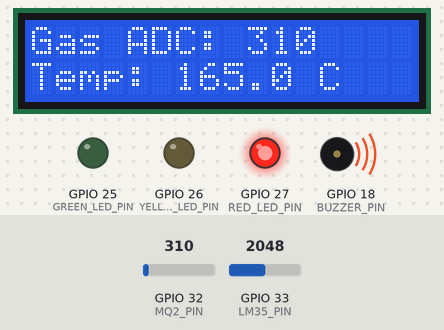
Bench run of a program on a simulated ESP32. Parts: 16×2 character LCD, output pins drawn as LEDs (lit = HIGH), buzzer (waves = sounding, pin HIGH). Inputs (shaded band) come from the test bench; at power-on: GPIO 33 (LM35_PIN) = 2048, GPIO 32 (MQ2_PIN) = 310 (analog values on the 0–4095 scale). WiFi joins after 1.5 s; servers stay silent unless stated; what the program prints to the serial monitor is not drawn.

Above: at 3.1 s.
3.2 s: GPIO 33 (LM35_PIN) set to 652
At 5.2 s:
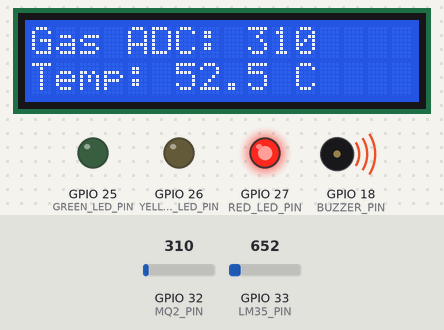
5.5 s: GPIO 33 (LM35_PIN) set to 579
At 6.9 s:
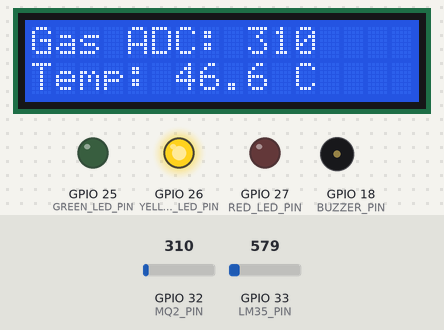
7.5 s: GPIO 33 (LM35_PIN) set to 462
At 8.4 s:
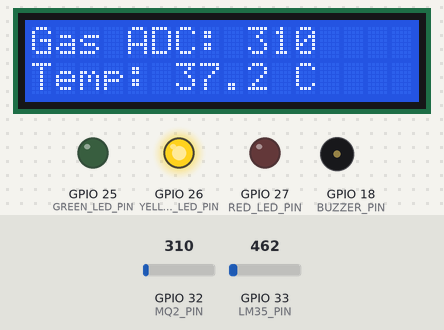
9.5 s: GPIO 33 (LM35_PIN) set to 404
At 11.2 s:
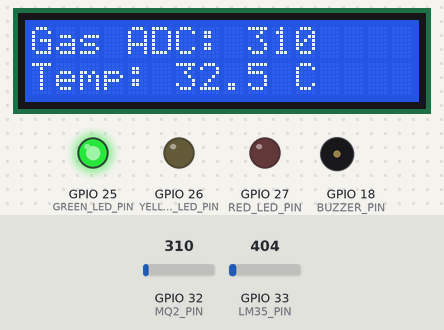
11.5 s: GPIO 32 (MQ2_PIN) set to 372
At 12.7 s:
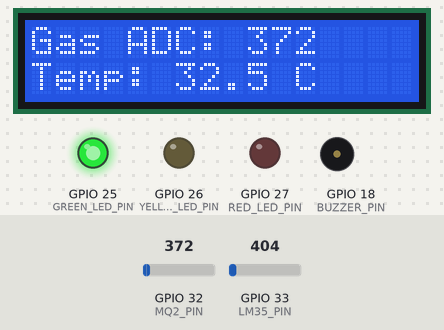
13.5 s: GPIO 32 (MQ2_PIN) set to 434
At 15.4 s:
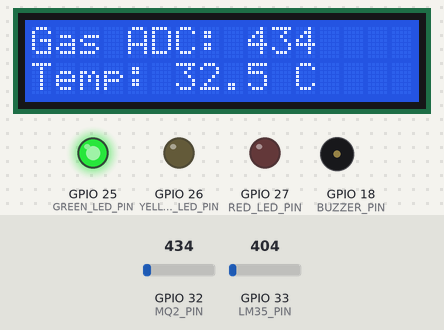
Timing chart, 0 to 16.5 s (numbered marks = the images above; inputs shaded):
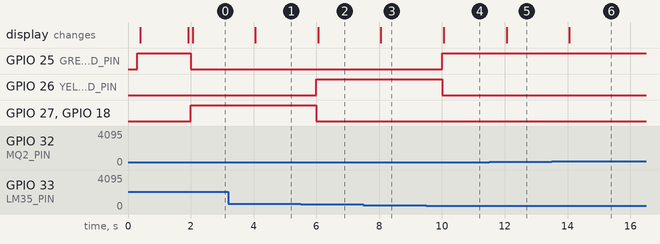

Measured:
- the behaviour switches between 621 and 620 on GPIO 33 (LM35_PIN) (found by bisection; images 1 and 2)
- the behaviour switches between 435 and 434 on GPIO 33 (LM35_PIN) (found by bisection; images 3 and 4)
- after the input at 3.2 s, the display: changes after 0.86 s (image 1)
- after the input at 5.5 s, GPIO 26 (YELLOW_LED_PIN): LOW → HIGH after 0.50 s; GPIO 27 (RED_LED_PIN), GPIO 18 (BUZZER_PIN): HIGH → LOW after 0.50 s; the display: changes after 0.56 s (image 2)
- after the input at 7.5 s, the display: changes after 0.56 s (image 3)
- after the input at 9.5 s, GPIO 25 (GREEN_LED_PIN): LOW → HIGH after 0.50 s; GPIO 26 (YELLOW_LED_PIN): HIGH → LOW after 0.50 s; the display: changes after 0.56 s (image 4)
- after the input at 11.5 s, the display: changes after 0.56 s (image 5)
- after the input at 13.5 s, the display: changes after 0.56 s (image 6)

The program:

main.cpp
```cpp
#include <Arduino.h>
#include <Wire.h>
#include <WiFi.h>
#include <WebServer.h>
#include <LiquidCrystal_I2C.h>

// Enter your Wi-Fi credentials locally.
// Do not share your Wi-Fi password publicly.
const char* WIFI_SSID = "Vivo Y21 5g";
const char* WIFI_PASSWORD = "12345678";

// Hardware pins
const int MQ2_PIN = 32;
const int LM35_PIN = 33;
const int SDA_PIN = 21;
const int SCL_PIN = 22;
const int BUZZER_PIN = 18;

const int GREEN_LED_PIN = 25;
const int YELLOW_LED_PIN = 26;
const int RED_LED_PIN = 27;

// Physical buzzer is still disconnected
const bool BUZZER_CONNECTED = true;

LiquidCrystal_I2C lcd(0x27, 16, 2);
WebServer server(80);

// Demonstration thresholds, not certified safety limits
const int GAS_ELEVATED_ADC = 1000;
const int GAS_CRITICAL_ADC = 1800;
const float ELEVATED_TEMP_C = 35.0;
const float CRITICAL_TEMP_C = 50.0;

const unsigned long SAMPLE_INTERVAL_MS = 2000;
unsigned long previousMillis = 0;

enum HazardLevel { NORMAL, ELEVATED, CRITICAL };

int gasADC = 0;
float temperatureC = 0.0;
HazardLevel hazardLevel = NORMAL;
bool readingsAvailable = false;

// ---------------- Dashboard HTML ----------------
const char INDEX_HTML[] PROGMEM = R"HTML(
<!DOCTYPE html>
<html lang="en">
<head>
<meta charset="UTF-8">
<meta name="viewport" content="width=device-width,initial-scale=1">
<title>Industrial Safety Monitor</title>
<style>
*{box-sizing:border-box}
body{margin:0;background:#0b1220;color:#e8eef8;font-family:Arial,sans-serif}
header{padding:22px;background:#152238;border-bottom:1px solid #334155}
main{max-width:1050px;margin:auto;padding:16px}
h1{font-size:24px;margin:0 0 7px}
h2{font-size:17px;margin:0 0 18px}
.muted{color:#aab8cc;font-size:13px}
#connection{display:inline-block;margin-top:12px;padding:7px 12px;
border-radius:20px;background:#334155;font-size:13px}
.grid{display:grid;grid-template-columns:repeat(auto-fit,minmax(220px,1fr));
gap:14px;margin:16px 0}
.card{background:#17253a;border:1px solid #34435b;border-radius:13px;
padding:18px;min-width:0}
.value{font-size:29px;font-weight:bold;margin:13px 0}
.normal{color:#4ade80}
.elevated{color:#facc15}
.critical{color:#fb7185}
#hazardBanner{padding:15px;border-radius:10px;background:#243449;
border-left:5px solid #94a3b8;margin-top:18px}
#hazard{font-size:23px;font-weight:bold;margin:6px 0}
.ledrow{display:flex;align-items:center;gap:9px;margin:16px 0}
.dot{width:13px;height:13px;border-radius:50%;background:#64748b;flex:none}
.dot.on{background:#4ade80;box-shadow:0 0 9px #4ade80}
canvas{display:block;width:100%;height:210px}
footer{font-size:12px;color:#9aabc1;line-height:1.7;padding:16px 0}
</style>
</head>
<body>
<header>
  <h1>Industrial Safety Monitor</h1>
  <div class="muted">Gas Leak &amp; Thermal Escalation Warning System</div>
  <span id="connection">Connecting to ESP32...</span>
</header>
<main>
  <div id="hazardBanner">
    <div class="muted">CURRENT HAZARD LEVEL</div>
    <div id="hazard">WAITING FOR DATA</div>
    <div id="hazardNote" class="muted">Receiving first sensor sample...</div>
  </div>

  <div class="grid">
    <section class="card">
      <div class="muted">MQ-2 Gas Sensor</div>
      <div id="gas" class="value">--</div>
      <div class="muted">ADC reading (0–4095), not ppm</div>
    </section>
    <section class="card">
      <div class="muted">LM35 Temperature</div>
      <div id="temp" class="value">-- °C</div>
      <div class="muted">Temperature reading</div>
    </section>
    <section class="card">
      <div class="muted">Buzzer Command</div>
      <div id="buzzer" class="value">--</div>
      <div id="buzzerNote" class="muted">Physical buzzer disconnected</div>
    </section>
  </div>

  <div class="grid">
    <section class="card">
      <h2>Warning LED States</h2>
      <div class="ledrow"><span id="greenDot" class="dot"></span>
        Green LED: <b id="green">--</b></div>
      <div class="ledrow"><span id="yellowDot" class="dot"></span>
        Yellow LED: <b id="yellow">--</b></div>
      <div class="ledrow"><span id="redDot" class="dot"></span>
        Red LED: <b id="red">--</b></div>
    </section>
    <section class="card">
      <h2>Connection Information</h2>
      <p>ESP32: <b id="esp">Connecting</b></p>
      <p>Sample interval: <b>2 seconds</b></p>
      <p>Last update: <b id="updated">--</b></p>
      <p class="muted">Charts show the last 60 browser samples.</p>
    </section>
  </div>

  <div class="grid">
    <section class="card">
      <h2>Gas Reading Trend</h2>
      <canvas id="gasChart"></canvas>
      <div class="muted">MQ-2 ADC values</div>
    </section>
    <section class="card">
      <h2>Temperature Trend</h2>
      <canvas id="tempChart"></canvas>
      <div class="muted">Degrees Celsius</div>
    </section>
  </div>

  <footer>
    Educational prototype only. Sensor thresholds require proper calibration.
    MQ-2 ADC readings are not gas concentration in ppm. The buzzer command
    does not confirm a physical alarm. Do not use this prototype as a
    certified industrial safety system.
  </footer>
</main>

<script>
const gasHistory = [];
const tempHistory = [];
const MAX_POINTS = 60;
let lastSampleKey = '';

function drawChart(id, values, unit) {
  const canvas = document.getElementById(id);
  const width = Math.max(220, canvas.clientWidth);
  const height = 210;
  const dpr = window.devicePixelRatio || 1;

  canvas.width = Math.round(width * dpr);
  canvas.height = Math.round(height * dpr);

  const ctx = canvas.getContext('2d');
  ctx.setTransform(dpr, 0, 0, dpr, 0, 0);
  ctx.clearRect(0, 0, width, height);

  const left = 42, right = 12, top = 18, bottom = 28;
  const plotW = width - left - right;
  const plotH = height - top - bottom;

  if (plotW <= 0 || plotH <= 0) return;

  let min = 0, max = 100;
  if (values.length) {
    min = Math.min(...values);
    max = Math.max(...values);
    if (max === min) {
      const padding = Math.max(Math.abs(max) * 0.1, 1);
      min -= padding;
      max += padding;
    } else {
      const padding = (max - min) * 0.15;
      min -= padding;
      max += padding;
    }
    if (id === 'gasChart') min = Math.max(0, min);
  }

  ctx.font = '11px Arial';
  ctx.fillStyle = '#aab8cc';
  ctx.strokeStyle = '#34435b';
  ctx.lineWidth = 1;

  for (let i = 0; i <= 4; i++) {
    const y = top + plotH * i / 4;
    const val = max - (max - min) * i / 4;
    ctx.beginPath();
    ctx.moveTo(left, y);
    ctx.lineTo(width - right, y);
    ctx.stroke();
    ctx.fillText(val.toFixed(unit === '°C' ? 1 : 0), 2, y + 4);
  }

  if (!values.length) {
    ctx.fillText('Waiting for samples...', left + 5, top + plotH / 2);
    return;
  }

  ctx.strokeStyle = '#60a5fa';
  ctx.lineWidth = 2;
  ctx.beginPath();

  values.forEach((value, index) => {
    const x = left + (values.length === 1 ? plotW / 2 :
      index * plotW / (MAX_POINTS - 1));
    const y = top + plotH - ((value - min) / (max - min)) * plotH;
    if (index === 0) ctx.moveTo(x, y);
    else ctx.lineTo(x, y);
  });
  ctx.stroke();

  const last = values[values.length - 1];
  const lastX = left + (values.length === 1 ? plotW / 2 :
    (values.length - 1) * plotW / (MAX_POINTS - 1));
  const lastY = top + plotH - ((last - min) / (max - min)) * plotH;

  ctx.fillStyle = '#60a5fa';
  ctx.beginPath();
  ctx.arc(lastX, lastY, 3.5, 0, Math.PI * 2);
  ctx.fill();
}

function updateLED(name, isOn) {
  document.getElementById(name).textContent = isOn ? 'ON' : 'OFF';
  document.getElementById(name + 'Dot').className =
    'dot' + (isOn ? ' on' : '');
}

async function refresh() {
  try {
    const response = await fetch('/api', {cache:'no-store'});
    if (!response.ok) throw new Error('HTTP ' + response.status);
    const d = await response.json();

    document.getElementById('connection').textContent = 'ESP32 ONLINE';
    document.getElementById('esp').textContent = 'Online';
    document.getElementById('esp').className = 'normal';

    if (!d.readingsAvailable) return;

    document.getElementById('gas').textContent = d.gasADC;
    document.getElementById('temp').textContent =
      Number(d.temperatureC).toFixed(1) + ' °C';

    const hazard = document.getElementById('hazard');
    hazard.textContent = d.hazard;
    hazard.className = d.hazard.toLowerCase();

    const banner = document.getElementById('hazardBanner');
    const styles = {
      NORMAL: ['#163a2b', '#4ade80', 'No configured threshold exceeded'],
      ELEVATED: ['#40371a', '#facc15', 'Elevated warning threshold reached'],
      CRITICAL: ['#451f2a', '#fb7185', 'Critical warning threshold reached']
    };
    const style = styles[d.hazard] || styles.NORMAL;
    banner.style.background = style[0];
    banner.style.borderLeftColor = style[1];
    document.getElementById('hazardNote').textContent = style[2];

    document.getElementById('buzzer').textContent =
      d.buzzerCommand ? 'ALARM REQUESTED' : 'OFF';
    document.getElementById('buzzer').className =
      'value ' + (d.buzzerCommand ? 'critical' : 'normal');
    document.getElementById('buzzerNote').textContent =
      d.buzzerConnected ? 'Hardware configured as connected' :
      'Physical buzzer disconnected; no sound confirmed';

    updateLED('green', d.leds.green);
    updateLED('yellow', d.leds.yellow);
    updateLED('red', d.leds.red);

    // Add a chart point only once for each new ESP32 sample.
    const sampleKey = d.sampleId;
    if (sampleKey !== lastSampleKey) {
      lastSampleKey = sampleKey;
      gasHistory.push(Number(d.gasADC));
      tempHistory.push(Number(d.temperatureC));
      if (gasHistory.length > MAX_POINTS) gasHistory.shift();
      if (tempHistory.length > MAX_POINTS) tempHistory.shift();
      drawChart('gasChart', gasHistory, '');
      drawChart('tempChart', tempHistory, '°C');
    }

    document.getElementById('updated').textContent =
      new Date().toLocaleTimeString();
  } catch (error) {
    document.getElementById('connection').textContent =
      'CONNECTION LOST';
    document.getElementById('esp').textContent = 'Offline / unreachable';
    document.getElementById('esp').className = 'critical';
  }
}

window.addEventListener('resize', () => {
  drawChart('gasChart', gasHistory, '');
  drawChart('tempChart', tempHistory, '°C');
});

refresh();
setInterval(refresh, 2000);
</script>
</body>
</html>
)HTML";

// ---------------- Sensor and server logic ----------------

const char* hazardName(HazardLevel level) {
    switch (level) {
        case NORMAL: return "NORMAL";
        case ELEVATED: return "ELEVATED";
        case CRITICAL: return "CRITICAL";
        default: return "UNKNOWN";
    }
}

void setOutputs(HazardLevel level) {
    digitalWrite(GREEN_LED_PIN, level == NORMAL ? HIGH : LOW);
    digitalWrite(YELLOW_LED_PIN, level == ELEVATED ? HIGH : LOW);
    digitalWrite(RED_LED_PIN, level == CRITICAL ? HIGH : LOW);
    digitalWrite(BUZZER_PIN, level == CRITICAL ? HIGH : LOW);
}

void updateLCD() {
    char line1[17];
    char line2[17];

    snprintf(line1, sizeof(line1), "Gas ADC: %d", gasADC);
    snprintf(line2, sizeof(line2), "Temp: %.1f C", temperatureC);

    lcd.setCursor(0, 0);
    lcd.print("                ");
    lcd.setCursor(0, 0);
    lcd.print(line1);

    lcd.setCursor(0, 1);
    lcd.print("                ");
    lcd.setCursor(0, 1);
    lcd.print(line2);
}

void handleRoot() {
    server.send_P(200, "text/html; charset=utf-8", INDEX_HTML);
}

void handleAPI() {
    String json;
    json.reserve(280);

    json = "{";
    json += "\"gasADC\":" + String(gasADC) + ",";
    json += "\"temperatureC\":" + String(temperatureC, 1) + ",";
    json += "\"hazard\":\"" + String(hazardName(hazardLevel)) + "\",";
    json += "\"readingsAvailable\":";
    json += readingsAvailable ? "true," : "false,";
    json += "\"sampleId\":" + String(previousMillis) + ",";
    json += "\"buzzerCommand\":";
    json += (hazardLevel == CRITICAL) ? "true," : "false,";
    json += "\"buzzerConnected\":";
    json += BUZZER_CONNECTED ? "true," : "false,";
    json += "\"leds\":{";
    json += "\"green\":";
    json += (hazardLevel == NORMAL) ? "true," : "false,";
    json += "\"yellow\":";
    json += (hazardLevel == ELEVATED) ? "true," : "false,";
    json += "\"red\":";
    json += (hazardLevel == CRITICAL) ? "true" : "false";
    json += "}}";

    server.send(200, "application/json", json);
}

void setup() {
    Serial.begin(115200);
    delay(300);

    pinMode(MQ2_PIN, INPUT);
    pinMode(LM35_PIN, INPUT);

    pinMode(GREEN_LED_PIN, OUTPUT);
    pinMode(YELLOW_LED_PIN, OUTPUT);
    pinMode(RED_LED_PIN, OUTPUT);
    setOutputs(NORMAL);

    pinMode(BUZZER_PIN, OUTPUT);
    digitalWrite(BUZZER_PIN, LOW);

    analogReadResolution(12);
    analogSetPinAttenuation(MQ2_PIN, ADC_11db);
    analogSetPinAttenuation(LM35_PIN, ADC_11db);

    Wire.begin(SDA_PIN, SCL_PIN);
    lcd.init();
    lcd.backlight();
    lcd.setCursor(0, 0);
    lcd.print("Safety System");
    lcd.setCursor(0, 1);
    lcd.print("Connecting WiFi");

    WiFi.mode(WIFI_STA);
    WiFi.begin(WIFI_SSID, WIFI_PASSWORD);

    Serial.println();
    Serial.println("Industrial Safety Dashboard");

    unsigned long start = millis();
    while (WiFi.status() != WL_CONNECTED &&
           millis() - start < 15000) {
        delay(250);
    }

    if (WiFi.status() == WL_CONNECTED) {
        server.on("/", HTTP_GET, handleRoot);
        server.on("/api", HTTP_GET, handleAPI);
        server.begin();

        Serial.print("Dashboard: http://");
        Serial.println(WiFi.localIP());

        lcd.clear();
        lcd.print("WiFi Connected");
        lcd.setCursor(0, 1);
        lcd.print("Dashboard Ready");
    } else {
        Serial.println("Wi-Fi unavailable; dashboard not accessible.");
        lcd.clear();
        lcd.print("WiFi Unavailable");
    }
}

void loop() {
    if (WiFi.status() == WL_CONNECTED) {
        server.handleClient();
    }

    const unsigned long now = millis();
    if (now - previousMillis < SAMPLE_INTERVAL_MS) {
        return;
    }
    previousMillis = now;

    gasADC = analogRead(MQ2_PIN);
    const uint32_t milliVolts = analogReadMilliVolts(LM35_PIN);
    temperatureC = milliVolts / 10.0f;

    if (gasADC >= GAS_CRITICAL_ADC ||
        temperatureC >= CRITICAL_TEMP_C) {
        hazardLevel = CRITICAL;
    } else if (gasADC >= GAS_ELEVATED_ADC ||
               temperatureC >= ELEVATED_TEMP_C) {
        hazardLevel = ELEVATED;
    } else {
        hazardLevel = NORMAL;
    }

    readingsAvailable = true;
    setOutputs(hazardLevel);
    updateLCD();

    Serial.print("Gas ADC: ");
    Serial.print(gasADC);
    Serial.print(" | Temperature: ");
    Serial.print(temperatureC, 1);
    Serial.print(" C | Status: ");
    Serial.println(hazardName(hazardLevel));
}
```
